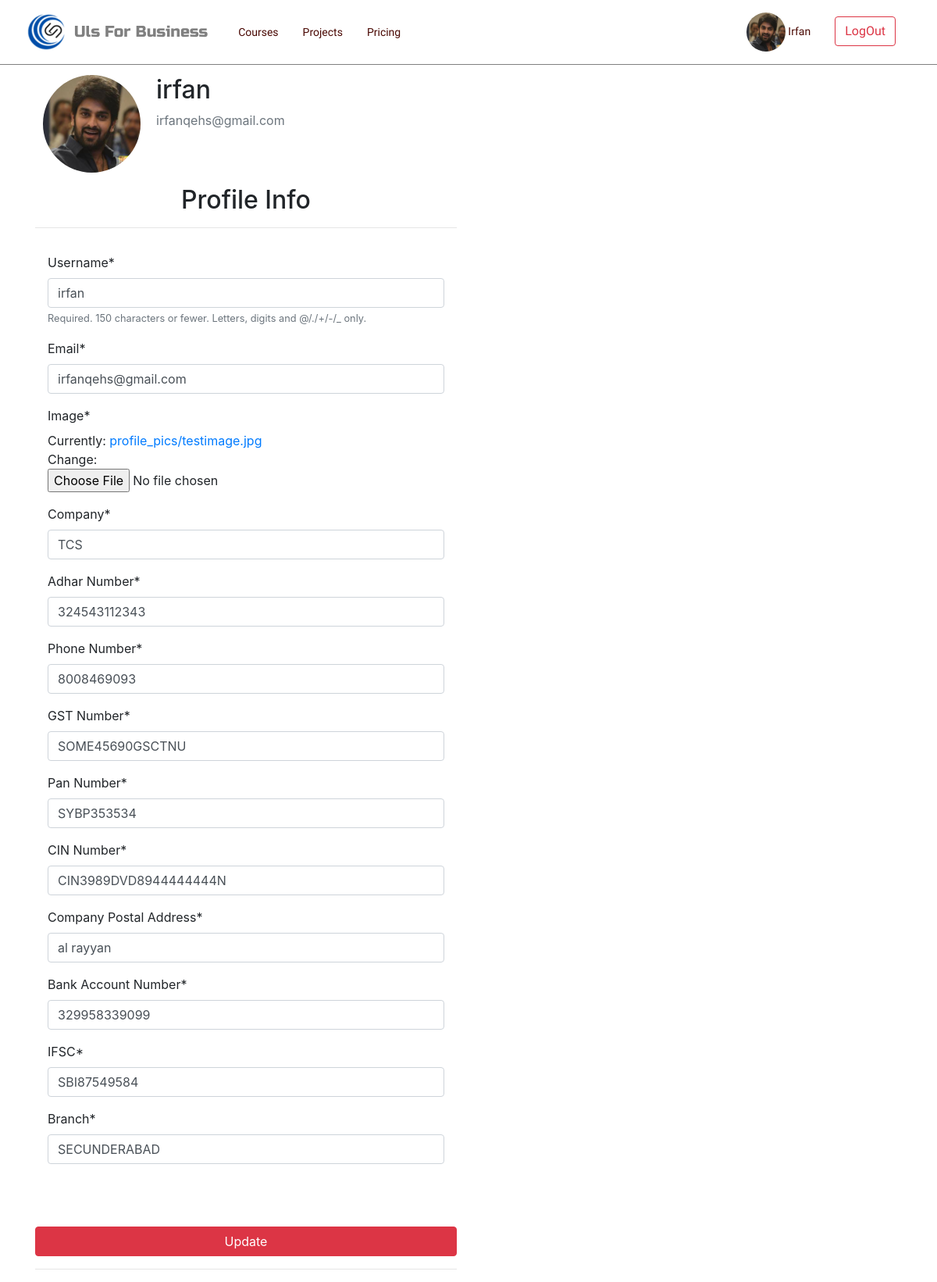
The app's page /profile (signed in) with its own data.
### Users/models.py (models this page shows, shortened)
class Profile(models.Model):
    user = models.OneToOneField(User, on_delete=models.CASCADE)
    image = models.ImageField(upload_to='profile_pics', default='default.jpg')
    Company = models.CharField(max_length=89)
    Adhar_Number = models.CharField(max_length=12,validators=[RegexValidator(r'^\d{1,12}$')], default='Adhar Number')
    Phone_Number = models.CharField(max_length=12,validators = [RegexValidator(r'^\d{1,12}$')], default = 'Mobile Number')
    GST_Number   = models.CharField(max_length = 15)
    Pan_Number   = models.CharField(max_length=10, default ='PAN Number')
    CIN_Number   = models.CharField(max_length = 21)
    Company_Postal_Address = models.CharField(max_length=89, default="Complete Address")
    Bank_Account_Number = models.CharField(max_length=12,default="Bank Account Number")
    IFSC = models.CharField(max_length=11,default="IFSC CODE")
    Branch =models.CharField(max_length=29,default="Branch Name")

### Users/views.py (the view)
# urls.py: path('profile',views.profile, name = 'profile'),
@login_required
def profile(request):
    if request.method == 'POST':
        u_form = UserUpdateForm(request.POST, instance = request.user)
        p_form = ProfileUpdateForm(request.POST,
                                   request.FILES,
                                   instance = request.user.profile)
        if u_form.is_valid() and p_form.is_valid():
            u_form.save()
            p_form.save()
            messages.success(request,f'Your Account Has Been Updated')
            return redirect('profile')
    else:
        u_form = UserUpdateForm(instance = request.user)
        p_form = ProfileUpdateForm(instance = request.user.profile)
    context ={
        'u_form':u_form,
        'p_form':p_form
        }
    return render(request,'registration/profile.html',context)

### Users/forms.py
class UserUpdateForm(forms.ModelForm):
    email = forms.EmailField(required=True)
    class Meta(object):
        model = User
        fields = ['username','email']

class ProfileUpdateForm(forms.ModelForm):
    class Meta:
        model = Profile
        fields = ['image',
                  'Company',
                  'Adhar_Number',
                  'Phone_Number',
                  'GST_Number',
                  'Pan_Number',
                  'CIN_Number',
                  'Company_Postal_Address',
                  'Bank_Account_Number',
                  'IFSC',
                  'Branch',
                  ]

### Users/templates/registration/profile.html (shortened to what this page needs)
{% extends 'Uls_PartnerApp/base.html' %}
{% load crispy_forms_tags %}
{% load static %}
{% block content %}
<br><br><br><br>
<body class="projects-body">
<div id="profile-top" class="container">
  <div class="media row">
      <img class="rounded-circle account-img" src="{{ user.profile.image.url }}" alt="Image not uploaded">
      <div class="media-body">
        <h2 class="account-heading">{{ user.username }}</h2>
        <p class="text-secondary">{{ user.email }}</p>
      </div>
    </div>
  <div class="row">
      <div class="col-md-6">
    <form class=""method="POST" enctype="multipart/form-data">
      <h2 class="form-signup-heading text-center">Profile Info</h2>
      <hr>
        <div class="shadow p-3 mb-5 bg-white rounded">
          {{ u_form | crispy}}
          {{ p_form | crispy}}
        </div>
        <button type="submit" class="btn btn-danger btn-block" id="signupbtn">Update</button>
        <hr>
    </form>
    </div>
  </div>
</div>
{% endblock %}

### templates/Uls_PartnerApp/base.html (shortened to what this page needs)
<!DOCTYPE html>
{% load static %}
<html lang="en">
<head>
    <link rel="stylesheet" href="{% static "css/style.css"  %}">
    <link rel="stylesheet" href="{% static "js/uls.js" %}">
    <link rel="stylesheet" href="https://maxcdn.bootstrapcdn.com/bootstrap/4.0.0/css/bootstrap.min.css">
    <link rel="stylesheet"
    href="https://use.fontawesome.com/releases/v5.8.1/css/all.css"
>
</head>
<body class="base-body">
    <header>
    <nav class="mb-1 navbar navbar-expand-lg fixed-top" style="border-bottom: gray 1.5px solid;">
    <div class="container">
    <a id="brand" class="navbar-brand" href="{% url 'home'%}"><img src="{% static "images/uls-brand-01.png" %}" alt=""> <span id="brand-name"> Uls For Business </span></a>
    <div class="collapse navbar-collapse" id="navbarSupportedContent-555">
      {% if user.is_authenticated %}
      <ul class="navbar-nav mr-auto">
        <li class="nav-item active">
          <a class="nav-link" href="#">Courses
          </a>
        </li>
        <li class="nav-item">
          <a class="nav-link" href="#">Projects</a>
        </li>
        <li class="nav-item">
          <a class="nav-link" href="#">Pricing</a>
        </li>
      </ul>
      <ul class="navbar-nav ml-auto nav-flex-icons">
        <li class="nav-item">
          <a class="nav-link" href="{% url 'profile' %}"><img  class="rounded-circle account-img2" src="{{ user.profile.image.url }}" alt="avatar image" height="50" width="50" alt=""> {{ user.username | capfirst}} </a>
         </li>
        <li class="nav-item" style="margin-top: 5px;">
          <a class="nav-link" href="{% url 'logout' %}"><button class="btn btn-outline-danger">  LogOut</button></a>
        </li>
      {% else %}
      <ul class="navbar-nav ml-auto nav-flex-icons">
        <li class="nav-item">
            <a class="nav-link" href="{% url 'login' %}"><button class="btn btn-outline-danger">  Login</button></a>
        </li>
       </ul>
      {% endif %}
      </ul>
    </div>
  </nav>
    </header>
    <main>
    {% block content %}
    {% endblock %}
    </main>
</body>
</html>

### static/css/style.css (style rules this page uses)
.navbar { background-color:#ffffff; margin-bottom: 20px; }
.nav-link { color:#4a0904; margin-left: 15px; font-size: 14px; font-family: 'Graduate', cursive; }
#brand { margin-left: -15px; }
#brand-name { font-family: 'Russo One', sans-serif; color:gray }
html, body { font-family: "Roboto", sans-serif; color: #1a1616; scroll-behavior: smooth; }
.row { display: flex; }
header, #nav-bar { background-color: #2e5eaa !important; color: #fff; }
.account-img { height: 125px; width: 125px; margin-right: 20px; margin-bottom: 16px; margin-left:25px; }

### records on screen
Profile: Company "TCS", Adhar_Number "324543112343", Phone_Number "8008469093", GST_Number "SOME45690GSCTNU", Pan_Number "SYBP353534", CIN_Number "CIN3989DVD8944444444N", Company_Postal_Address "al rayyan", Bank_Account_Number "329958339099", IFSC "SBI87549584", Branch "SECUNDERABAD"

### other values on screen
{{ user.username | capfirst }} "Irfan"
{{ user.username }} "irfan"
{{ user.email }} "irfanqehs@gmail.com"
